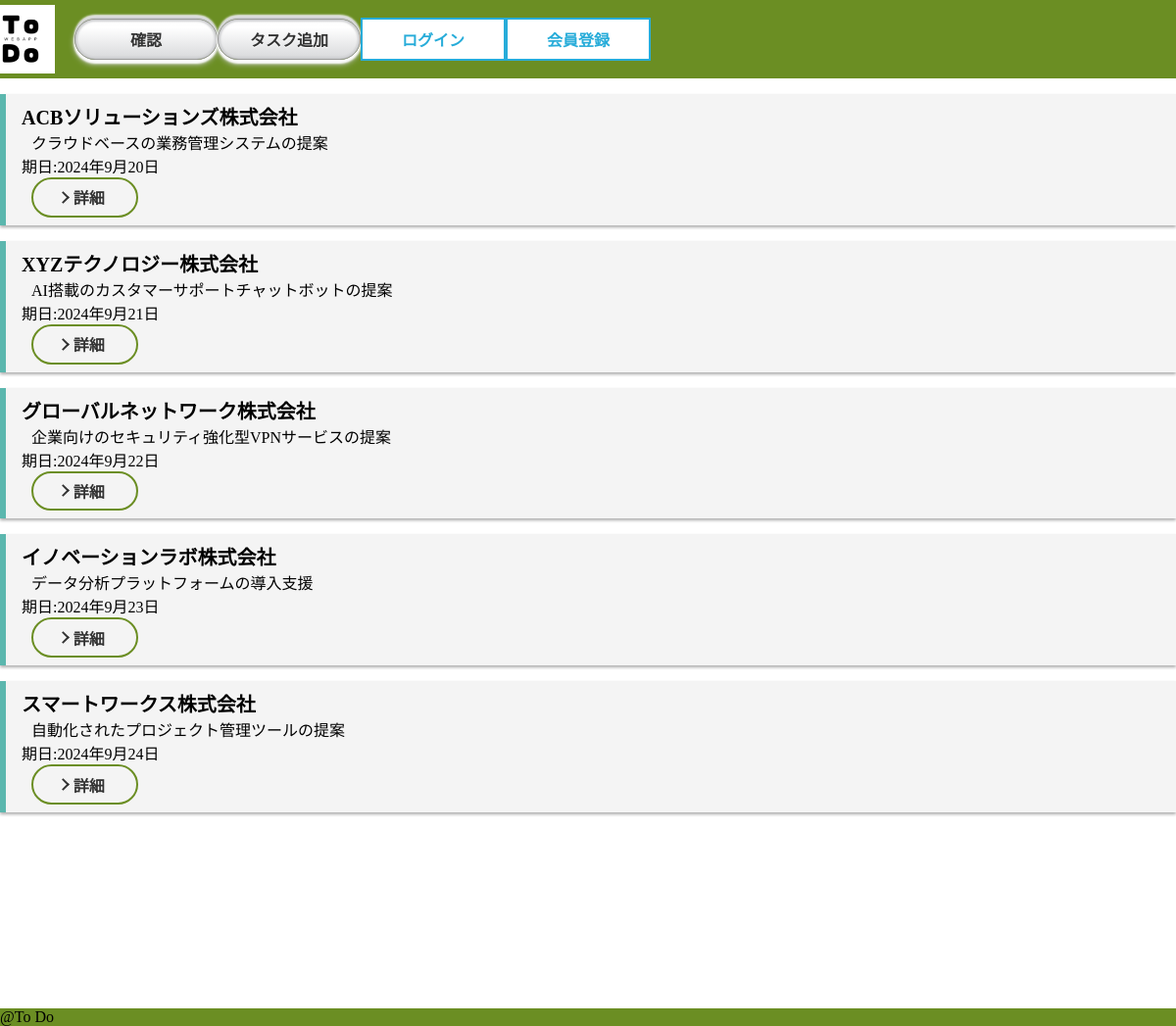
Before: / with the older database file.
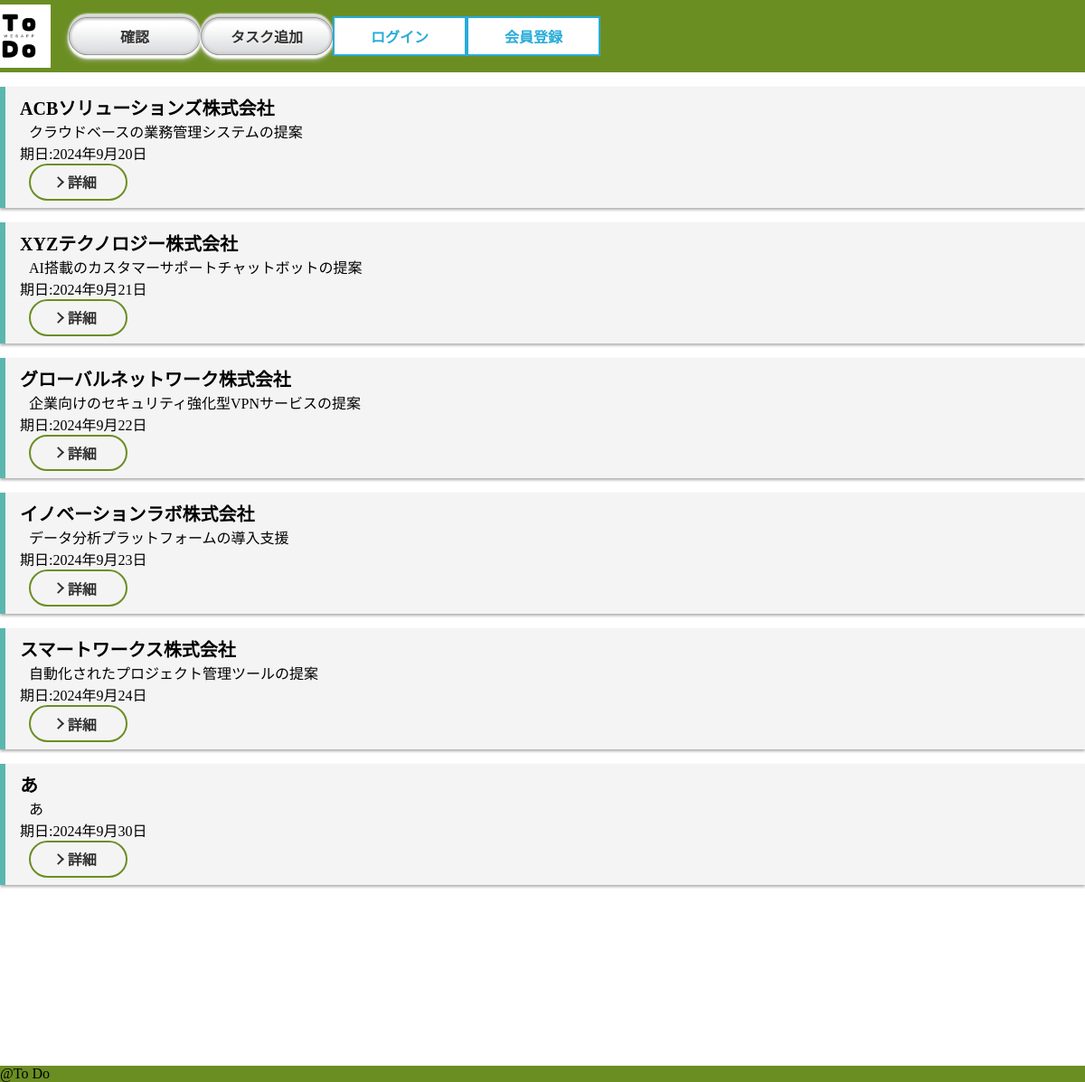
After: the same page with the newer database file.
### blog/models.py (models this page shows, shortened)
class Post(models.Model):
    title = models.CharField(max_length = 255)
    slug = models.SlugField(unique=True, blank=True)
    intro = models.TextField()
    execution_date = models.DateField(default=timezone.now)
    posted_date = models.DateTimeField(auto_now_add=True)

### blog/views.py (the view)
# urls.py: path("", frontpage, name="frontpage"),
def frontpage(request):
    posts = Post.objects.all()
    return render(request, "blog/frontpage.html", {"posts":posts})

### blog/templates/blog/frontpage.html
{% extends "blog/base.html" %}{% block content %}
{% for post in posts %}
<body>
<div class="task">
    <h3 >{{post.title}}</h3>
    <p class="intro-front">{{post.intro}}</p>
    <p>期日:{{post.execution_date}}</p>
    <a class="motto" href="{% url 'post_detail' post.slug %}">詳細</a>
</div>
</body>
{% endfor %}
<footer2>
    <p class="footer">@To Do</p>
</footer2>
{% endblock %}

### blog/templates/blog/base.html (shortened to what this page needs)
{% load static %}
<!DOCTYPE html>
<html lang="ja">
<head>
    <link rel="stylesheet" type= "text/css" href="{% static 'css/blog.css' %}">
  </head>
  <header>
    <nav>
      <img src="{% static 'favicon.ico/favicon.png' %}" width="70" height="70">
        <ul>
          <a class="front" href="{% url 'frontpage' %}">確認</a>
          <a class="front" href="{% url 'create_post' %}">タスク追加</a>
          {% if request.user.is_authenticated %}
          <a class="header-account" href="{% url 'accounts:logout' %}">ログアウト</a>
          <a class="header-account" href="{% url 'accounts:delete_account' %}">退会する</a>
          {% else %}
          <a href="{% url 'accounts:login' %}" class="header-account">ログイン</a>
          <a href="{% url 'accounts:signup' %}" class="header-account">会員登録</a>
          {% endif %}
        </ul>
    </nav>
  </header>
        <div class="containar">{% block content %} {% endblock %}</div>
</html>

### blog/static/css/blog.css (style rules this page uses)
* { margin: 0px; padding: 0px; }
header { background-color: #6b8e23; }
nav { margin-right: 20px; margin-left: 20px; padding-bottom: 5px; padding-top: 5px; padding-right: 550px; justify-content: center; display: flex; gap: 20px; }
.front { display: block; text-align: center; text-decoration: none; width: 80px; margin: auto; padding: 0.5rem 2rem; font-weight: bold; background-image: linear-gradient(to top, #D8D9DB 0%, #fff 80%, #FDFDFD 100%); border-radius: 100vh; color: #333; border: 1px solid #999; text-shadow: 0 1px #fff; box-shadow: 0 3px 2px 1px #fcfcfc, 0 4px 6px #cecfd1, 0 -2px 2px #cecfd1, 0 -4px 2px #eee, inset 0 0 2px 2px #cecfd1; transition: 0.5s; }
header ul { display: flex; justify-content: center; }
a { padding-top: 17px; margin:0 10px; }
.header-account { display: block; text-align: center; text-decoration: none; width: 80px; margin: auto; padding: 0.5rem 2rem; font-weight: bold; border: 2px solid #27acd9; color: #27acd9; transition: 0.5s; background-color: white; }
.motto { display: flex; justify-content: space-evenly; align-items: center; text-align: center; text-decoration: none; width: 60px; padding: 0.4rem 1.6rem 0.4rem 1.2rem; font-weight: bold; border: 2px solid #6b8e23; color: #333; border-radius: 100vh; position: relative; transition: 0.5s; }
.motto::before { content: ''; width: 7px; height: 7px; border-top: 2px solid #333; border-right: 2px solid #333; transform: rotate(45deg); }
.task { padding: 0.5em 1em; margin: 1em 0; background: #f4f4f4; border-left: solid 6px #5bb7ae; box-shadow: 0px 2px 3px rgba(0, 0, 0, 0.33); }
body { background-color: white; }
.intro-front { padding-left: 10px; }
h3 { font-size: 20px; display: flex; }
.footer { background-color: #6b8e23; margin-top: 200px; }
img { margin-right: auto; }

Changed rows visible on the page:
added Post: title "あ", intro "あ", execution_date "2024年9月30日"
